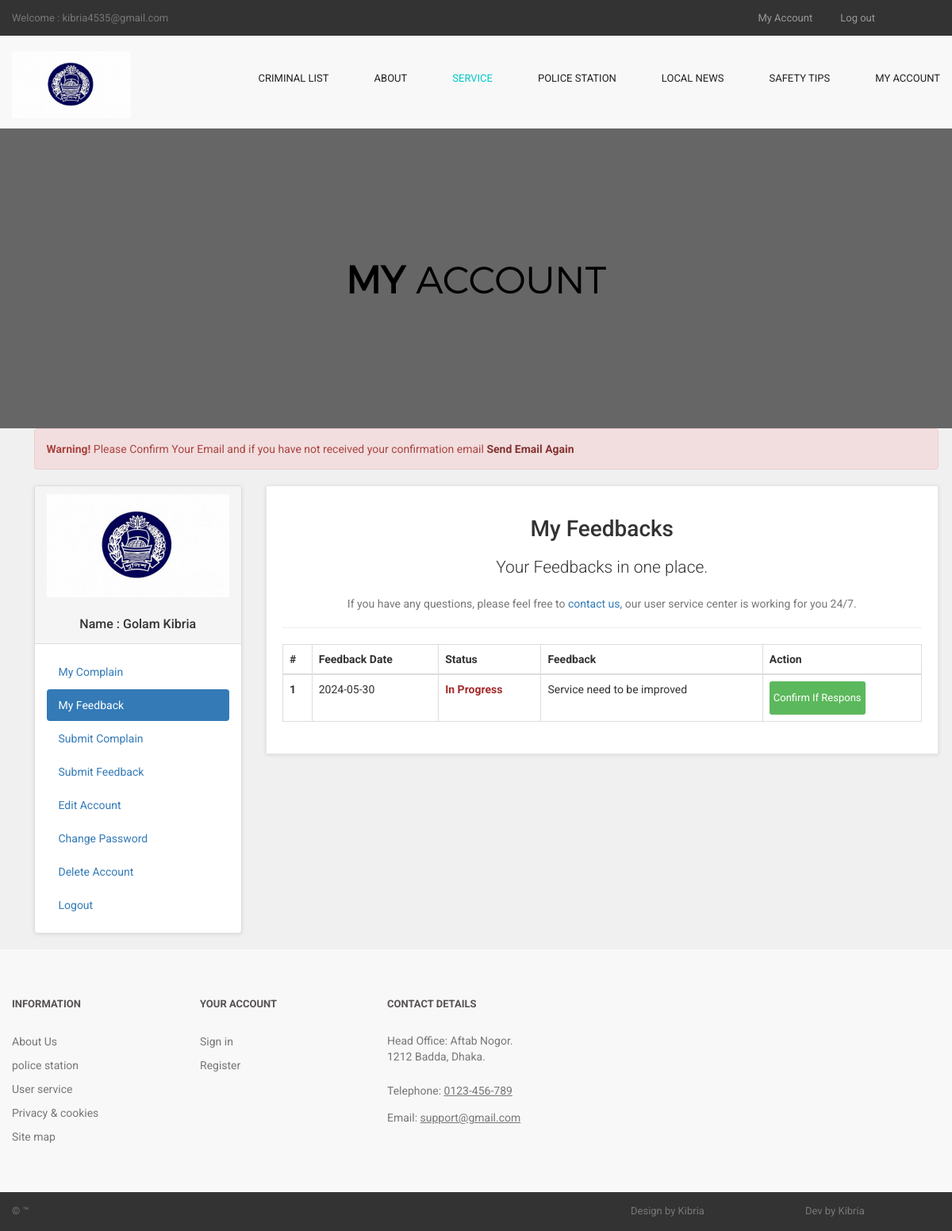
Screenshot of /user/my_account.php?my_feedback (signed in) with the database file from the repository.
### tables this page shows
CREATE TABLE `user` (
  `user_id` int(10) NOT NULL,
  `user_name` varchar(255) NOT NULL,
  `user_email` varchar(255) NOT NULL,
  `user_pass` varchar(255) NOT NULL,
  `user_country` text NOT NULL,
  `user_city` text NOT NULL,
  `user_contact` varchar(255) NOT NULL,
  `user_address` text NOT NULL,
  `user_image` text NOT NULL,
  `user_ip` varchar(255) NOT NULL,
  `user_confirm_code` text NOT NULL
);

CREATE TABLE `user_feed` (
  `feed_id` int(11) NOT NULL,
  `user_id` int(11) NOT NULL,
  `feed_date` datetime NOT NULL,
  `feed_status` varchar(50) NOT NULL,
  `feedback` text NOT NULL
);

### user/my_feedback.php (the view)
<?php
if (!isset($_SESSION['user_email'])) {
    echo "<script>window.open('login.php','_self')</script>";
} else {
?>
<center>
<h1>My Feedbacks</h1>
<p class="lead"> Your Feedbacks in one place.</p>
<p class="text-muted">
If you have any questions, please feel free to <a href="../contact.php">contact us,</a> our user service center is working for you 24/7.
</p>
</center>
<hr>
<div class="table-responsive">
<table class="table table-bordered table-hover">
<thead>
<tr>
    <th>#</th>
    <th>Feedback Date</th>
    <th>Status</th>
    <th>Feedback</th>
    <th>Action</th>
</tr>
</thead>
<tbody>
<?php
$user_session = $_SESSION['user_email'];
$get_user = "SELECT * FROM user WHERE user_email='$user_session'";
$run_user = mysqli_query($con, $get_user);
$row_user = mysqli_fetch_array($run_user);
$user_id = $row_user['user_id'];
$get_feed = "SELECT * FROM user_feed WHERE user_id='$user_id'";
$run_feed = mysqli_query($con, $get_feed);
$i = 0;
while ($row_feed = mysqli_fetch_array($run_feed)) {
    $feed_id = $row_feed['feed_id'];
    $feed_date = substr($row_feed['feed_date'], 0, 11);
    $feed_status = $row_feed['feed_status'];
    $Feedback = $row_feed['feedback'];
    $i++;
    if ($feed_status == 'Pending') {
        $feed_status = "<b style='color:red;'>Pending</b>";
    } else if($feed_status == 'In Progress') {
        $feed_status = "<b style='color:brown;'>In Progress</b>";
    }
    else if($feed_status == 'Resolved') {
        $feed_status = "<b style='color:green;'>Resolved</b>";
    }
?>
<tr>
    <th><?php echo $i; ?></th>
    <td><?php echo $feed_date; ?></td>
    <td><?php echo $feed_status; ?></td>
    <td><?php echo $Feedback; ?></td>
    <td>
        <a href="confirm_feed.php?feed_id=<?php echo $feed_id; ?>" target="_blank" class="btn btn-success btn-xs">Confirm If Respons</a>
    </td>
</tr>
<?php } ?>
</tbody>
</table>
</div>
<?php } ?>

### user/includes/sidebar.php
<div class="panel panel-default sidebar-menu">
<div class="panel-heading">
<?php
$user_session = $_SESSION['user_email'];
$get_user = "select * from user where user_email='$user_session'";
$run_user = mysqli_query($con,$get_user);
$row_user = mysqli_fetch_array($run_user);
$user_image = $row_user['user_image'];
$user_name = $row_user['user_name'];
if(!isset($_SESSION['user_email'])){
}
else {
echo "
<center>
<img src='user_images/$user_image' class='img-responsive'>
</center>
<br>
<h3 align='center' class='panel-title'> Name : $user_name </h3>
";
}
?>
</div>
<div class="panel-body">
<ul class="nav nav-pills nav-stacked">
<li class="<?php if(isset($_GET['my_complain'])){ echo "active"; } ?>">
<a href="my_account.php?my_complain"> <i class="fa fa-list"> </i> My Complain </a>
</li>
<li class="<?php if(isset($_GET['my_feedback'])){ echo "active"; } ?>">
<a href="my_account.php?my_feedback"> <i class="fa fa-list"> </i> My Feedback </a>
</li>
<li class="<?php if(isset($_GET['submit_complain'])){ echo "active"; } ?>">
<a href="my_account.php?submit_complain"> <i class="fa fa-trash-o"></i> Submit Complain </a>
</li>
<li class="<?php if(isset($_GET['submit_feedback'])){ echo "active"; } ?>">
<a href="my_account.php?submit_feedback"> <i class="fa fa-trash-o"></i> Submit Feedback </a>
</li>
<li class="<?php if(isset($_GET['edit_account'])){ echo "active"; } ?>">
<a href="my_account.php?edit_account"> <i class="fa fa-pencil"></i> Edit Account </a>
</li>
<li class="<?php if(isset($_GET['change_pass'])){ echo "active"; } ?>">
<a href="my_account.php?change_pass"> <i class="fa fa-user"></i> Change Password </a>
</li>
<li class="<?php if(isset($_GET['delete_account'])){ echo "active"; } ?>">
<a href="my_account.php?delete_account"> <i class="fa fa-trash-o"></i> Delete Account </a>
</li>
<li>
<a href="logout.php"> <i class="fa fa-sign-out"></i> Logout </a>
</li>
</ul>
</div>
</div>

### user/styles/backend.css (style rules this page uses)
html { font-family: "Roboto", Helvetica, Arial, sans-serif; line-height: 1.15; -ms-text-size-adjust: 100%; -webkit-text-size-adjust: 100% }
body { margin: 0 }
h1 { font-size: 2em; margin: .67em 0 }
hr { box-sizing: content-box; height: 0; overflow: visible }
a { background-color: transparent; -webkit-text-decoration-skip: objects }
b, strong { font-weight: inherit; font-weight: bolder }
img { border-style: none }
html { box-sizing: border-box }
body { min-width: 1190px; font-family: Montserrat, sans-serif; font-weight: 400; background-color: white; }
img { max-width: 100%; height: auto }
.btn { display: inline-block; vertical-align: top; font-size: 13px; line-height: 40px; text-decoration: none; -webkit-transition: .3s; transition: .3s }

### styles/style.css (style rules this page uses)
body { font-family: "Roboto", Helvetica, Arial, sans-serif; font-size: 14px; line-height: 1.42857143; color: #333333; background-color: #f0f0f0; overflow-x: hidden; }
#content .panel.sidebar-menu { box-sizing: border-box; box-shadow: 0 1px 5px rgba(0, 0, 0, 0.1); }
#content .panel.sidebar-menu h3 { padding: 5px 0; margin: 0; }

### rows the page displays
user: user_image (picture), user_name "Golam Kibria"
user_feed: feed_date "2024-05-30", feed_status "In Progress", feedback "Service need to be improved"

### other values shown
$_SESSION['user_email'] "kibria4535@gmail.com"
